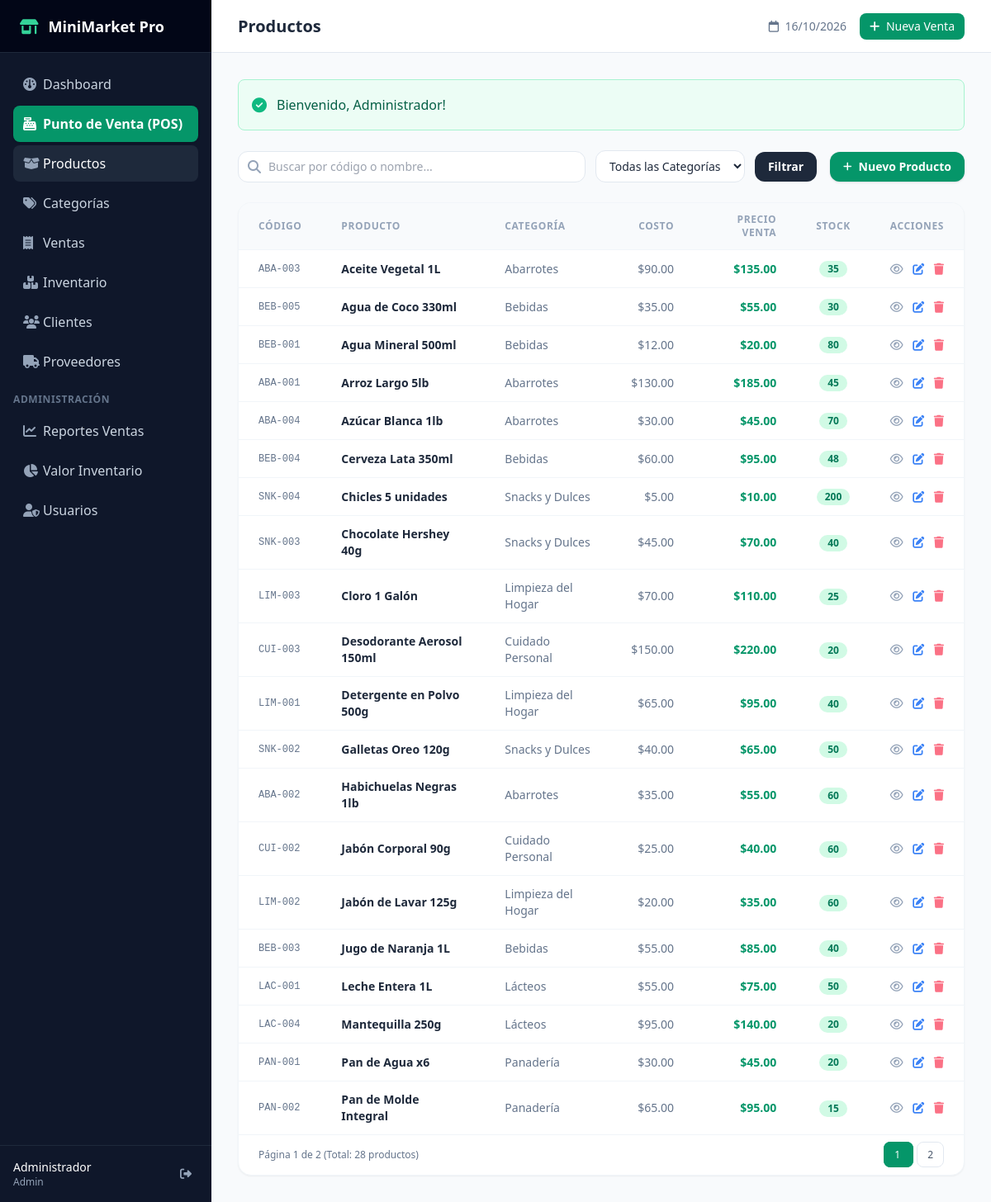
Screenshot of /products (signed in) with the database file from the repository.
### tables this page shows
CREATE TABLE `products` (
  `id`            INT UNSIGNED NOT NULL AUTO_INCREMENT,
  `category_id`   INT UNSIGNED NOT NULL,
  `supplier_id`   INT UNSIGNED,
  `code`          VARCHAR(50) UNIQUE COMMENT 'Código de barras o código interno',
  `name`          VARCHAR(200) NOT NULL,
  `description`   TEXT,
  `unit`          VARCHAR(30) NOT NULL DEFAULT 'unidad' COMMENT 'unidad, kg, litro, caja, etc.',
  `cost_price`    DECIMAL(10,2) NOT NULL DEFAULT 0.00 COMMENT 'Precio de costo',
  `sale_price`    DECIMAL(10,2) NOT NULL DEFAULT 0.00 COMMENT 'Precio de venta',
  `stock`         INT NOT NULL DEFAULT 0 COMMENT 'Cantidad en inventario',
  `min_stock`     INT NOT NULL DEFAULT 5 COMMENT 'Stock mínimo para alerta',
  `image`         VARCHAR(255) DEFAULT NULL,
  `is_active`     TINYINT(1) NOT NULL DEFAULT 1,
  `created_at`    TIMESTAMP NOT NULL DEFAULT CURRENT_TIMESTAMP,
  `updated_at`    TIMESTAMP NOT NULL DEFAULT CURRENT_TIMESTAMP ON UPDATE CURRENT_TIMESTAMP,
  PRIMARY KEY (`id`),
  CONSTRAINT `fk_products_category` FOREIGN KEY (`category_id`) REFERENCES `categories` (`id`) ON DELETE RESTRICT ON UPDATE CASCADE,
  CONSTRAINT `fk_products_supplier` FOREIGN KEY (`supplier_id`) REFERENCES `suppliers` (`id`) ON DELETE SET NULL ON UPDATE CASCADE,
  INDEX `idx_code`        (`code`),
  INDEX `idx_name`        (`name`),
  INDEX `idx_category`    (`category_id`),
  INDEX `idx_stock_alert` (`stock`, `min_stock`)
);

CREATE TABLE `categories` (
  `id`           INT UNSIGNED NOT NULL AUTO_INCREMENT,
  `name`         VARCHAR(100) NOT NULL UNIQUE,
  `description`  TEXT,
  `is_active`    TINYINT(1) NOT NULL DEFAULT 1,
  `created_at`   TIMESTAMP NOT NULL DEFAULT CURRENT_TIMESTAMP,
  `updated_at`   TIMESTAMP NOT NULL DEFAULT CURRENT_TIMESTAMP ON UPDATE CURRENT_TIMESTAMP,
  PRIMARY KEY (`id`)
);

### app/Core/Controller.php (called while the page is built, shortened)
<?php
abstract class Controller
{
    protected function render(string $view, array $data = []): void
    {
        extract($data);
        $viewPath = APP_PATH . '/Views/' . str_replace('.', '/', $view) . '.php';
        require $viewPath;
    }
}

### app/Controllers/ProductController.php (called while the page is built, shortened)
<?php
class ProductController extends Controller
{
    private Database $db;
    public function __construct()
    {
        $this->db = Database::getInstance();
    }
    public function index(array $params = []): void
    {
        $search   = trim($_GET['search'] ?? '');
        $category = (int)($_GET['category'] ?? 0);
        $page     = max(1, (int)($_GET['page'] ?? 1));
        $perPage  = 20;
        $offset   = ($page - 1) * $perPage;
        $where  = ['p.is_active = 1'];
        $binds  = [];
        $whereSQL = 'WHERE ' . implode(' AND ', $where);
        $total = (int)$this->db->queryOne(
            "SELECT COUNT(*) as count FROM products p {$whereSQL}",
            $binds
        )['count'];
        $products = $this->db->query(
            "SELECT p.*, c.name as category_name, s.name as supplier_name
             FROM products p
             JOIN categories c ON p.category_id = c.id
             LEFT JOIN suppliers s ON p.supplier_id = s.id
             {$whereSQL}
             ORDER BY p.name ASC
             LIMIT {$perPage} OFFSET {$offset}",
            $binds
        );
        $categories = $this->db->query('SELECT * FROM categories WHERE is_active = 1 ORDER BY name');
        $this->render('products.index', [
            'title'      => 'Productos',
            'products'   => $products,
            'categories' => $categories,
            'search'     => $search,
            'category'   => $category,
            'page'       => $page,
            'perPage'    => $perPage,
            'total'      => $total,
            'totalPages' => (int)ceil($total / $perPage),
        ]);
    }
}

### public/index.php (called while the page is built, shortened)
<?php
spl_autoload_register(function ($class) {
    $prefix = 'App\\';
    $base_dir = APP_PATH . '/';
    $len = strlen($prefix);
    $relative_class = substr($class, $len);
    $file = $base_dir . str_replace('\\', '/', $relative_class) . '.php';
});
$router = new Router();
$router->get('/', 'DashboardController', 'index');
$router->get('/login', 'AuthController', 'showLogin');
$router->post('/login', 'AuthController', 'login');
$router->get('/logout', 'AuthController', 'logout');
$router->get('/dashboard', 'DashboardController', 'index');
$router->get('/products', 'ProductController', 'index');
$router->get('/products/create', 'ProductController', 'create');
$router->post('/products', 'ProductController', 'store');
$router->get('/products/{id}', 'ProductController', 'show');
$router->get('/products/{id}/edit', 'ProductController', 'edit');
$router->post('/products/{id}/update', 'ProductController', 'update');
$router->post('/products/{id}/delete', 'ProductController', 'delete');
$router->get('/products/search', 'ProductController', 'search');
$router->get('/pos', 'SaleController', 'pos');
$router->post('/pos/store', 'SaleController', 'store');
$router->get('/sales', 'SaleController', 'index');
$router->get('/sales/{id}', 'SaleController', 'show');
$router->post('/sales/{id}/cancel', 'SaleController', 'cancel');
$router->get('/inventory', 'InventoryController', 'index');
$router->get('/inventory/adjust', 'InventoryController', 'adjust');
$router->post('/inventory/adjust', 'InventoryController', 'storeAdjust');
$router->get('/categories', 'CategoryController', 'index');
$router->post('/categories', 'CategoryController', 'store');
$router->post('/categories/{id}/delete', 'CategoryController', 'delete');
$router->get('/suppliers', 'SupplierController', 'index');
$router->get('/suppliers/create', 'SupplierController', 'create');
$router->post('/suppliers', 'SupplierController', 'store');
$router->get('/suppliers/{id}/edit', 'SupplierController', 'edit');
$router->post('/suppliers/{id}/update', 'SupplierController', 'update');
$router->post('/suppliers/{id}/delete', 'SupplierController', 'delete');
$router->get('/customers', 'CustomerController', 'index');
$router->post('/customers', 'CustomerController', 'store');
$router->post('/customers/{id}/update', 'CustomerController', 'update');
$router->post('/customers/{id}/delete', 'CustomerController', 'delete');
$router->get('/users', 'UserController', 'index');
$router->get('/users/create', 'UserController', 'create');
$router->post('/users', 'UserController', 'store');
$router->post('/users/{id}/toggle', 'UserController', 'toggleActive');
$router->post('/users/{id}/reset-password', 'UserController', 'resetPassword');
$router->get('/reports/sales', 'ReportController', 'sales');
$router->get('/reports/inventory', 'ReportController', 'inventory');
$method = $_SERVER['REQUEST_METHOD'] ?? 'GET';
$uri = $_SERVER['REQUEST_URI'] ?? '/';
$router->dispatch($method, $uri);

### app/Core/Auth.php (called while the page is built, shortened)
<?php
final class Auth
{
    public static function role(): ?string
    {
        return $_SESSION['user_role'] ?? null;
    }
    public static function isAdmin(): bool
    {
        return self::role() === 'admin';
    }
}

### app/Core/Database.php (called while the page is built, shortened)
<?php
final class Database
{
    private PDO $pdo;
    private function __construct()
    {
        $host    = $_ENV['DB_HOST']     ?? 'localhost';
        $port    = $_ENV['DB_PORT']     ?? '3306';
        $dbname  = $_ENV['DB_NAME']     ?? 'minimarket_db';
        $user    = $_ENV['DB_USER']     ?? 'root';
        $pass    = $_ENV['DB_PASSWORD'] ?? '';
        $charset = 'utf8mb4';
        $dsn = "mysql:host={$host};port={$port};dbname={$dbname};charset={$charset}";
        $options = [
            PDO::ATTR_ERRMODE            => PDO::ERRMODE_EXCEPTION,
            PDO::ATTR_DEFAULT_FETCH_MODE => PDO::FETCH_ASSOC,
            PDO::ATTR_EMULATE_PREPARES   => false,
            PDO::MYSQL_ATTR_INIT_COMMAND => "SET NAMES utf8mb4 COLLATE utf8mb4_unicode_ci",
        ];
        try {
            $this->pdo = new PDO($dsn, $user, $pass, $options);
        } catch (PDOException $e) {
            error_log('DB Connection failed: ' . $e->getMessage());
            throw new RuntimeException('No se pudo conectar a la base de datos.', 0, $e);
        }
    }
    public function query(string $sql, array $params = []): array
    {
        $stmt = $this->pdo->prepare($sql);
        $stmt->execute($params);
        return $stmt->fetchAll();
    }
    public function queryOne(string $sql, array $params = []): ?array
    {
        $stmt = $this->pdo->prepare($sql);
        $stmt->execute($params);
        $row = $stmt->fetch();
        return $row !== false ? $row : null;
    }
}

### app/Views/products/index.php (the view, shortened to what this page needs)
<div class="space-y-6">
    <div class="flex flex-col sm:flex-row sm:items-center justify-between gap-4">
        <form action="/products" method="GET" class="flex flex-wrap items-center gap-3 flex-1">
            <div class="relative flex-1 min-w-[200px]">
                <span class="absolute inset-y-0 left-0 flex items-center pl-3 text-slate-400">
                    <i class="fa-solid fa-magnifying-glass"></i>
                </span>
                <input type="text" name="search" value="<?= htmlspecialchars($search ?? '') ?>"
                       placeholder="Buscar por código o nombre..."
                       class="w-full pl-9 pr-3 py-2 bg-white border border-slate-200 rounded-xl text-sm focus:outline-none focus:ring-2 focus:ring-emerald-500">
            </div>
            <select name="category" onchange="this.form.submit()"
                    class="py-2 px-3 bg-white border border-slate-200 rounded-xl text-sm focus:outline-none focus:ring-2 focus:ring-emerald-500">
                <option value="">Todas las Categorías</option>
            </select>
            <button type="submit" class="bg-slate-800 text-white px-4 py-2 rounded-xl text-sm font-semibold hover:bg-slate-700 transition">
                Filtrar
            </button>
        </form>
        <?php if (Auth::isAdmin() || Auth::role() === 'almacen'): ?>
            <a href="/products/create" class="bg-emerald-600 hover:bg-emerald-500 text-white px-4 py-2 rounded-xl text-sm font-semibold shadow transition flex items-center justify-center space-x-2">
                <i class="fa-solid fa-plus text-xs"></i>
                <span>Nuevo Producto</span>
            </a>
        <?php endif; ?>
    </div>
    <div class="bg-white rounded-2xl border border-slate-100 shadow-sm overflow-hidden">
        <div class="overflow-x-auto">
            <table class="w-full text-left text-sm">
                <thead class="bg-slate-50 border-b border-slate-100 text-xs text-slate-400 uppercase tracking-wider">
                    <tr>
                        <th class="py-3 px-6">Código</th>
                        <th class="py-3 px-6">Producto</th>
                        <th class="py-3 px-6">Categoría</th>
                        <th class="py-3 px-6 text-right">Costo</th>
                        <th class="py-3 px-6 text-right">Precio Venta</th>
                        <th class="py-3 px-6 text-center">Stock</th>
                        <th class="py-3 px-6 text-right">Acciones</th>
                    </tr>
                </thead>
                <tbody class="divide-y divide-slate-100">
                    <?php if (empty($products)): ?>
                        <tr>
                            <td colspan="7" class="py-8 text-center text-slate-400">No se encontraron productos registrados</td>
                        </tr>
                    <?php else: ?>
                        <?php foreach ($products as $p): ?>
                            <tr class="hover:bg-slate-50 transition">
                                <td class="py-3 px-6 font-mono text-xs text-slate-500"><?= htmlspecialchars($p['code'] ?? 'S/C') ?></td>
                                <td class="py-3 px-6 font-semibold text-slate-800"><?= htmlspecialchars($p['name']) ?></td>
                                <td class="py-3 px-6 text-slate-500"><?= htmlspecialchars($p['category_name']) ?></td>
                                <td class="py-3 px-6 text-right text-slate-500">$<?= number_format((float)$p['cost_price'], 2) ?></td>
                                <td class="py-3 px-6 text-right font-bold text-emerald-600">$<?= number_format((float)$p['sale_price'], 2) ?></td>
                                <td class="py-3 px-6 text-center">
                                    <span class="inline-flex items-center px-2.5 py-0.5 rounded-full text-xs font-bold <?= $p['stock'] <= $p['min_stock'] ? 'bg-rose-100 text-rose-700' : 'bg-emerald-100 text-emerald-700' ?>">
                                        <?= (int)$p['stock'] ?>
                                    </span>
                                </td>
                                <td class="py-3 px-6 text-right space-x-2">
                                    <a href="/products/<?= $p['id'] ?>" class="text-slate-400 hover:text-slate-600 text-sm" title="Detalles">
                                        <i class="fa-regular fa-eye"></i>
                                    </a>
                                    <?php if (Auth::isAdmin() || Auth::role() === 'almacen'): ?>
                                        <a href="/products/<?= $p['id'] ?>/edit" class="text-blue-500 hover:text-blue-700 text-sm" title="Editar">
                                            <i class="fa-solid fa-pen-to-square"></i>
                                        </a>
                                    <?php endif; ?>
                                    <?php if (Auth::isAdmin()): ?>
                                        <form action="/products/<?= $p['id'] ?>/delete" method="POST" class="inline" onsubmit="return confirm('¿Seguro que deseas eliminar este producto?')">
                                            <button type="submit" class="text-rose-400 hover:text-rose-600 text-sm" title="Eliminar">
                                                <i class="fa-solid fa-trash"></i>
                                            </button>
                                        </form>
                                    <?php endif; ?>
                                </td>
                            </tr>
                        <?php endforeach; ?>
                    <?php endif; ?>
                </tbody>
            </table>
        </div>
        <?php if ($totalPages > 1): ?>
            <div class="px-6 py-4 border-t border-slate-100 flex items-center justify-between text-xs text-slate-500">
                <div>Página <?= $page ?> de <?= $totalPages ?> (Total: <?= $total ?> productos)</div>
                <div class="space-x-1">
                    <?php for ($i = 1; $i <= $totalPages; $i++): ?>
                        <a href="?page=<?= $i ?>&search=<?= urlencode($search) ?>&category=<?= $category ?>"
                           class="px-3 py-1.5 rounded-lg border <?= $i == $page ? 'bg-emerald-600 text-white border-emerald-600' : 'bg-white border-slate-200 text-slate-600 hover:bg-slate-50' ?>">
                            <?= $i ?>
                        </a>
                    <?php endfor; ?>
                </div>
            </div>
        <?php endif; ?>
    </div>
</div>

### rows the page displays
products: code "ABA-003", name "Aceite Vegetal 1L", category.name "Abarrotes", cost_price "90.00", sale_price "135.00", stock "35"
products: code "BEB-005", name "Agua de Coco 330ml", category.name "Bebidas", cost_price "35.00", sale_price "55.00", stock "30"
products: code "BEB-001", name "Agua Mineral 500ml", category.name "Bebidas", cost_price "12.00", sale_price "20.00", stock "80"
products: code "ABA-001", name "Arroz Largo 5lb", category.name "Abarrotes", cost_price "130.00", sale_price "185.00", stock "45"
products: code "ABA-004", name "Azúcar Blanca 1lb", category.name "Abarrotes", cost_price "30.00", sale_price "45.00", stock "70"
products: code "BEB-004", name "Cerveza Lata 350ml", category.name "Bebidas", cost_price "60.00", sale_price "95.00", stock "48"
products: code "SNK-004", name "Chicles 5 unidades", category.name "Snacks y Dulces", cost_price "5.00", sale_price "10.00", stock "200"
products: code "SNK-003", name "Chocolate Hershey 40g", category.name "Snacks y Dulces", cost_price "45.00", sale_price "70.00", stock "40"
products: code "LIM-003", name "Cloro 1 Galón", category.name "Limpieza del Hogar", cost_price "70.00", sale_price "110.00", stock "25"
products: code "CUI-003", name "Desodorante Aerosol 150ml", category.name "Cuidado Personal", cost_price "150.00", sale_price "220.00", stock "20"
products: code "LIM-001", name "Detergente en Polvo 500g", category.name "Limpieza del Hogar", cost_price "65.00", sale_price "95.00", stock "40"
products: code "SNK-002", name "Galletas Oreo 120g", category.name "Snacks y Dulces", cost_price "40.00", sale_price "65.00", stock "50"
products: code "ABA-002", name "Habichuelas Negras 1lb", category.name "Abarrotes", cost_price "35.00", sale_price "55.00", stock "60"
products: code "CUI-002", name "Jabón Corporal 90g", category.name "Cuidado Personal", cost_price "25.00", sale_price "40.00", stock "60"
products: code "LIM-002", name "Jabón de Lavar 125g", category.name "Limpieza del Hogar", cost_price "20.00", sale_price "35.00", stock "60"
products: code "BEB-003", name "Jugo de Naranja 1L", category.name "Bebidas", cost_price "55.00", sale_price "85.00", stock "40"
products: code "LAC-001", name "Leche Entera 1L", category.name "Lácteos", cost_price "55.00", sale_price "75.00", stock "50"
products: code "LAC-004", name "Mantequilla 250g", category.name "Lácteos", cost_price "95.00", sale_price "140.00", stock "20"
products: code "PAN-001", name "Pan de Agua x6", category.name "Panadería", cost_price "30.00", sale_price "45.00", stock "20"
products: code "PAN-002", name "Pan de Molde Integral", category.name "Panadería", cost_price "65.00", sale_price "95.00", stock "15"

### other values shown
$user['name'] "Administrador"
$user['role'] "Admin"
$title "Productos"
$flashSuccess "Bienvenido, Administrador!"
$page "1"
$totalPages "2"
$total "28"
